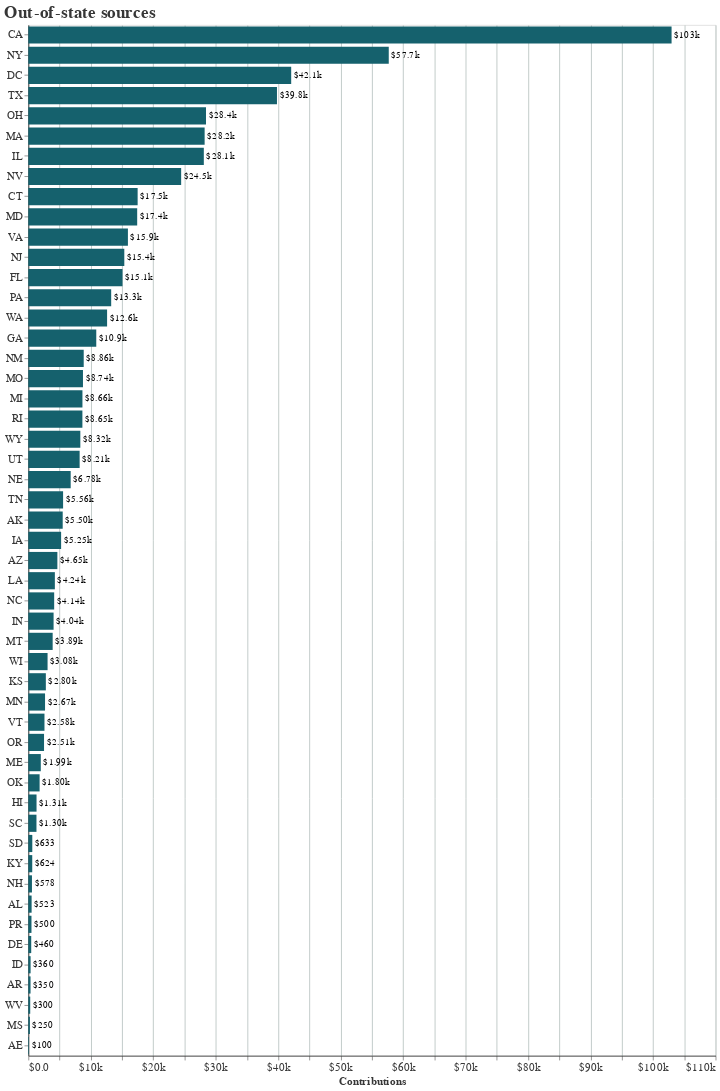

The notebook cell this image was saved under:
### Code cell
outside_co_df["contributorStateCode"] = outside_co_df["contributorStateCode"].str.upper()
outside_by_state = outside_co_df.groupby(["contributorStateCode"])["amount"].sum().reset_index()


# Chart
outside_by_state_chart = alt.Chart(outside_by_state).mark_bar().encode(
    x=alt.X('amount', axis=alt.Axis(format='$.2s', title='Contributions')),
    y=alt.Y('contributorStateCode', axis=alt.Axis(title=''), sort='-x'),
)

outside_by_state_text = outside_by_state_chart.mark_text(
    align='left',
    baseline='middle',
    dx=3  # Nudges text to right so it doesn't appear on top of the bar
).encode(
    text=alt.Text( 'amount:Q', format='$.3s'),
)


(outside_by_state_chart + outside_by_state_text).properties(
    title={
        "text":"Out-of-state sources",
#         "subtitle":"Cash raised as of March 12, 2023"
    },
    height=1200,
    width=800
)

### Figure 1 — Vega-Lite specification as saved in the notebook (floating-point values rounded to 4 significant figures)
{"width": 800, "config": {"arc": {"fill": "#15616D"}, "area": {"fill": "#15616D"}, "bar": {"size": 20, "binSpacing": 10, "continuousBandSize": 5, "fill": "#15616D", "stroke": false}, "circle": {"fill": "#15616D", "stroke": "#363636", "strokeWidth": 0.5}, "line": {"stroke": "#15616D"}, "path": {"stroke": "#15616D"}, "point": {"stroke": "#15616D"}, "rect": {"fill": "#15616D"}, "shape": {"stroke": "#15616D"}, "symbol": {"fill": "#15616D"}, "title": {"font": "Roboto Mono", "color": "#363636", "fontSize": 20.0, "anchor": "start"}, "axis": {"titleFont": "Roboto Mono", "titleColor": "#363636", "titleFontSize": 12.8, "labelFont": "Roboto Mono", "labelColor": "#363636", "labelFontSize": 12.8, "gridColor": "#b9c4c1", "domainColor": "#363636"}, "header": {"labelFont": "Roboto Mono", "titleFont": "Roboto Mono", "labelFontSize": 16, "titleFontSize": 16}, "legend": {"titleFont": "Roboto Mono", "titleColor": "#363636", "titleFontSize": 12.8, "labelFont": "Roboto Mono", "labelColor": "#363636", "labelFontSize": 12.8}, "range": {"category": ["#001524", "#15616D", "#ACBDBA", "#FF7D00", "#78290F"], "diverging": ["#850018", "#cd1549", "#f6618d", "#fbafc4", "#f5f5f5", "#93c5fe", "#5091e6", "#1d5ebd", "#002f84"], "heatmap": ["#ffb5d4", "#ff97b8", "#ff7499", "#fc4c78", "#ec245f", "#d2004b", "#b10034", "#91001f", "#720008"], "ramp": ["#ffb5d4", "#ff97b8", "#ff7499", "#fc4c78", "#ec245f", "#d2004b", "#b10034", "#91001f", "#720008"], "ordinal": ["#ffb5d4", "#ff97b8", "#ff7499", "#fc4c78", "#ec245f", "#d2004b", "#b10034", "#91001f", "#720008"]}}, "layer": [{"mark": "bar", "encoding": {"x": {"axis": {"format": "$.2s", "title": "Contributions"}, "field": "amount", "type": "quantitative"}, "y": {"axis": {"title": ""}, "field": "contributorStateCode", "sort": "-x", "type": "nominal"}}}, {"mark": {"type": "text", "align": "left", "baseline": "middle", "dx": 3}, "encoding": {"text": {"field": "amount", "format": "$.3s", "type": "quantitative"}, "x": {"axis": {"format": "$.2s", "title": "Contributions"}, "field": "amount", "type": "quantitative"}, "y": {"axis": {"title": ""}, "field": "contributorStateCode", "sort": "-x", "type": "nominal"}}}], "data": {"name": "data-8ddb331c430e3ba0669401a66d8c43ef"}, "height": 1200, "title": {"text": "Out-of-state sources"}, "$schema": "https://vega.github.io/schema/vega-lite/v4.17.0.json", "datasets": {"data-8ddb331c430e3ba0669401a66d8c43ef": [{"contributorStateCode": "AE", "amount": 100.0}, {"contributorStateCode": "AK", "amount": 5500.0}, {"contributorStateCode": "AL", "amount": 522.8}, {"contributorStateCode": "AR", "amount": 350.0}, {"contributorStateCode": "AZ", "amount": 4646.0}, {"contributorStateCode": "CA", "amount": 103000.0}, {"contributorStateCode": "CT", "amount": 17490.0}, {"contributorStateCode": "DC", "amount": 42070.0}, {"contributorStateCode": "DE", "amount": 460.0}, {"contributorStateCode": "FL", "amount": 15070.0}, {"contributorStateCode": "GA", "amount": 10870.0}, {"contributorStateCode": "HI", "amount": 1310.0}, {"contributorStateCode": "IA", "amount": 5245.0}, {"contributorStateCode": "ID", "amount": 360.0}, {"contributorStateCode": "IL", "amount": 28090.0}, {"contributorStateCode": "IN", "amount": 4040.0}, {"contributorStateCode": "KS", "amount": 2800.0}, {"contributorStateCode": "KY", "amount": 623.5}, {"contributorStateCode": "LA", "amount": 4244.0}, {"contributorStateCode": "MA", "amount": 28220.0}, {"contributorStateCode": "MD", "amount": 17420.0}, {"contributorStateCode": "ME", "amount": 1992.0}, {"contributorStateCode": "MI", "amount": 8659.0}, {"contributorStateCode": "MN", "amount": 2673.0}, {"contributorStateCode": "MO", "amount": 8744.0}, {"contributorStateCode": "MS", "amount": 250.0}, {"contributorStateCode": "MT", "amount": 3893.0}, {"contributorStateCode": "NC", "amount": 4135.0}, {"contributorStateCode": "NE", "amount": 6776.0}, {"contributorStateCode": "NH", "amount": 577.5}, {"contributorStateCode": "NJ", "amount": 15360.0}, {"contributorStateCode": "NM", "amount": 8862.0}, {"contributorStateCode": "NV", "amount": 24460.0}, {"contributorStateCode": "NY", "amount": 57690.0}, {"contributorStateCode": "OH", "amount": 28440.0}, {"contributorStateCode": "OK", "amount": 1802.0}, {"contributorStateCode": "OR", "amount": 2512.0}, {"contributorStateCode": "PA", "amount": 13260.0}, {"contributorStateCode": "PR", "amount": 500.0}, {"contributorStateCode": "RI", "amount": 8652.0}, {"contributorStateCode": "SC", "amount": 1300.0}, {"contributorStateCode": "SD", "amount": 632.8}, {"contributorStateCode": "TN", "amount": 5561.0}, {"contributorStateCode": "TX", "amount": 39800.0}, {"contributorStateCode": "UT", "amount": 8210.0}, {"contributorStateCode": "VA", "amount": 15940.0}, {"contributorStateCode": "VT", "amount": 2582.0}, {"contributorStateCode": "WA", "amount": 12600.0}, {"contributorStateCode": "WI", "amount": 3076.0}, {"contributorStateCode": "WV", "amount": 300.0}, {"contributorStateCode": "WY", "amount": 8320.0}]}}
